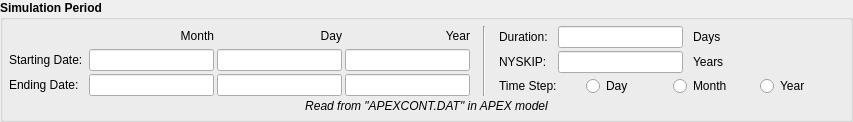
            <widget class="QGroupBox" name="groupBox_4">
             <property name="font">
              <font>
               <weight>75</weight>
               <bold>true</bold>
              </font>
             </property>
             <property name="title">
              <string>Simulation Period</string>
             </property>
             <layout class="QVBoxLayout" name="verticalLayout_38">
              <property name="spacing">
               <number>3</number>
              </property>
              <property name="leftMargin">
               <number>6</number>
              </property>
              <property name="topMargin">
               <number>6</number>
              </property>
              <property name="rightMargin">
               <number>6</number>
              </property>
              <property name="bottomMargin">
               <number>6</number>
              </property>
              <item>
               <layout class="QHBoxLayout" name="horizontalLayout_26">
                <property name="rightMargin">
                 <number>0</number>
                </property>
                <item>
                 <layout class="QGridLayout" name="gridLayout_2">
                  <property name="topMargin">
                   <number>0</number>
                  </property>
                  <property name="rightMargin">
                   <number>10</number>
                  </property>
                  <property name="verticalSpacing">
                   <number>3</number>
                  </property>
                  <item row="2" column="3">
                   <widget class="QLineEdit" name="lineEdit_end_y">
                    <property name="palette">
                     <palette>
                      <active>
                       <colorrole role="Base">
                        <brush brushstyle="SolidPattern">
                         <color alpha="255">
                          <red>240</red>
                          <green>240</green>
                          <blue>240</blue>
                         </color>
                        </brush>
                       </colorrole>
                      </active>
                      <inactive>
                       <colorrole role="Base">
                        <brush brushstyle="SolidPattern">
                         <color alpha="255">
                          <red>255</red>
                          <green>255</green>
                          <blue>255</blue>
                         </color>
                        </brush>
                       </colorrole>
                      </inactive>
                      <disabled>
                       <colorrole role="Base">
                        <brush brushstyle="SolidPattern">
                         <color alpha="255">
                          <red>240</red>
                          <green>240</green>
                          <blue>240</blue>
                         </color>
                        </brush>
                       </colorrole>
                      </disabled>
                     </palette>
                    </property>
                    <property name="alignment">
                     <set>Qt::AlignRight|Qt::AlignTrailing|Qt::AlignVCenter</set>
                    </property>
                    <property name="readOnly">
                     <bool>true</bool>
                    </property>
                   </widget>
                  </item>
                  <item row="1" column="1">
                   <widget class="QLineEdit" name="lineEdit_start_m">
                    <property name="palette">
                     <palette>
                      <active>
                       <colorrole role="Base">
                        <brush brushstyle="SolidPattern">
                         <color alpha="255">
                          <red>240</red>
                          <green>240</green>
                          <blue>240</blue>
                         </color>
                        </brush>
                       </colorrole>
                      </active>
                      <inactive>
                       <colorrole role="Base">
                        <brush brushstyle="SolidPattern">
                         <color alpha="255">
                          <red>255</red>
                          <green>255</green>
                          <blue>255</blue>
                         </color>
                        </brush>
                       </colorrole>
                      </inactive>
                      <disabled>
                       <colorrole role="Base">
                        <brush brushstyle="SolidPattern">
                         <color alpha="255">
                          <red>240</red>
                          <green>240</green>
                          <blue>240</blue>
                         </color>
                        </brush>
                       </colorrole>
                      </disabled>
                     </palette>
                    </property>
                    <property name="alignment">
                     <set>Qt::AlignRight|Qt::AlignTrailing|Qt::AlignVCenter</set>
                    </property>
                    <property name="readOnly">
                     <bool>true</bool>
                    </property>
                   </widget>
                  </item>
                  <item row="2" column="0">
                   <widget class="QLabel" name="label_33">
                    <property name="font">
                     <font>
                      <weight>50</weight>
                      <bold>false</bold>
                     </font>
                    </property>
                    <property name="text">
                     <string>Ending Date: </string>
                    </property>
                   </widget>
                  </item>
                  <item row="1" column="3">
                   <widget class="QLineEdit" name="lineEdit_start_y">
                    <property name="palette">
                     <palette>
                      <active>
                       <colorrole role="Base">
                        <brush brushstyle="SolidPattern">
                         <color alpha="255">
                          <red>240</red>
                          <green>240</green>
                          <blue>240</blue>
                         </color>
                        </brush>
                       </colorrole>
                      </active>
                      <inactive>
                       <colorrole role="Base">
                        <brush brushstyle="SolidPattern">
                         <color alpha="255">
                          <red>255</red>
                          <green>255</green>
                          <blue>255</blue>
                         </color>
                        </brush>
                       </colorrole>
                      </inactive>
                      <disabled>
                       <colorrole role="Base">
                        <brush brushstyle="SolidPattern">
                         <color alpha="255">
                          <red>240</red>
                          <green>240</green>
                          <blue>240</blue>
                         </color>
                        </brush>
                       </colorrole>
                      </disabled>
                     </palette>
                    </property>
                    <property name="alignment">
                     <set>Qt::AlignRight|Qt::AlignTrailing|Qt::AlignVCenter</set>
                    </property>
                    <property name="readOnly">
                     <bool>true</bool>
                    </property>
                   </widget>
                  </item>
                  <item row="1" column="0">
                   <widget class="QLabel" name="label_21">
                    <property name="font">
                     <font>
                      <weight>50</weight>
                      <bold>false</bold>
                     </font>
                    </property>
                    <property name="text">
                     <string>Starting Date: </string>
                    </property>
                   </widget>
                  </item>
                  <item row="1" column="2">
                   <widget class="QLineEdit" name="lineEdit_start_d">
                    <property name="palette">
                     <palette>
                      <active>
                       <colorrole role="Base">
                        <brush brushstyle="SolidPattern">
                         <color alpha="255">
                          <red>240</red>
                          <green>240</green>
                          <blue>240</blue>
                         </color>
                        </brush>
                       </colorrole>
                      </active>
                      <inactive>
                       <colorrole role="Base">
                        <brush brushstyle="SolidPattern">
                         <color alpha="255">
                          <red>255</red>
                          <green>255</green>
                          <blue>255</blue>
                         </color>
                        </brush>
                       </colorrole>
                      </inactive>
                      <disabled>
                       <colorrole role="Base">
                        <brush brushstyle="SolidPattern">
                         <color alpha="255">
                          <red>240</red>
                          <green>240</green>
                          <blue>240</blue>
                         </color>
                        </brush>
                       </colorrole>
                      </disabled>
                     </palette>
                    </property>
                    <property name="alignment">
                     <set>Qt::AlignRight|Qt::AlignTrailing|Qt::AlignVCenter</set>
                    </property>
                    <property name="readOnly">
                     <bool>true</bool>
                    </property>
                   </widget>
                  </item>
                  <item row="2" column="2">
                   <widget class="QLineEdit" name="lineEdit_end_d">
                    <property name="palette">
                     <palette>
                      <active>
                       <colorrole role="Base">
                        <brush brushstyle="SolidPattern">
                         <color alpha="255">
                          <red>240</red>
                          <green>240</green>
                          <blue>240</blue>
                         </color>
                        </brush>
                       </colorrole>
                      </active>
                      <inactive>
                       <colorrole role="Base">
                        <brush brushstyle="SolidPattern">
                         <color alpha="255">
                          <red>255</red>
                          <green>255</green>
                          <blue>255</blue>
                         </color>
                        </brush>
                       </colorrole>
                      </inactive>
                      <disabled>
                       <colorrole role="Base">
                        <brush brushstyle="SolidPattern">
                         <color alpha="255">
                          <red>240</red>
                          <green>240</green>
                          <blue>240</blue>
                         </color>
                        </brush>
                       </colorrole>
                      </disabled>
                     </palette>
                    </property>
                    <property name="alignment">
                     <set>Qt::AlignRight|Qt::AlignTrailing|Qt::AlignVCenter</set>
                    </property>
                    <property name="readOnly">
                     <bool>true</bool>
                    </property>
                   </widget>
                  </item>
                  <item row="2" column="1">
                   <widget class="QLineEdit" name="lineEdit_end_m">
                    <property name="palette">
                     <palette>
                      <active>
                       <colorrole role="Base">
                        <brush brushstyle="SolidPattern">
                         <color alpha="255">
                          <red>240</red>
                          <green>240</green>
                          <blue>240</blue>
                         </color>
                        </brush>
                       </colorrole>
                      </active>
                      <inactive>
                       <colorrole role="Base">
                        <brush brushstyle="SolidPattern">
                         <color alpha="255">
                          <red>255</red>
                          <green>255</green>
                          <blue>255</blue>
                         </color>
                        </brush>
                       </colorrole>
                      </inactive>
                      <disabled>
                       <colorrole role="Base">
                        <brush brushstyle="SolidPattern">
                         <color alpha="255">
                          <red>240</red>
                          <green>240</green>
                          <blue>240</blue>
                         </color>
                        </brush>
                       </colorrole>
                      </disabled>
                     </palette>
                    </property>
                    <property name="alignment">
                     <set>Qt::AlignRight|Qt::AlignTrailing|Qt::AlignVCenter</set>
                    </property>
                    <property name="readOnly">
                     <bool>true</bool>
                    </property>
                   </widget>
                  </item>
                  <item row="0" column="1">
                   <widget class="QLabel" name="label_35">
                    <property name="font">
                     <font>
                      <weight>50</weight>
                      <bold>false</bold>
                     </font>
                    </property>
                    <property name="text">
                     <string>&lt;html&gt;&lt;head/&gt;&lt;body&gt;&lt;p align=&quot;right&quot;&gt;Month&lt;/p&gt;&lt;/body&gt;&lt;/html&gt;</string>
                    </property>
                   </widget>
                  </item>
                  <item row="0" column="3">
                   <widget class="QLabel" name="label_34">
                    <property name="font">
                     <font>
                      <weight>50</weight>
                      <bold>false</bold>
                     </font>
                    </property>
                    <property name="text">
                     <string>&lt;html&gt;&lt;head/&gt;&lt;body&gt;&lt;p align=&quot;right&quot;&gt;Year&lt;/p&gt;&lt;/body&gt;&lt;/html&gt;</string>
                    </property>
                   </widget>
                  </item>
                  <item row="0" column="2">
                   <widget class="QLabel" name="label_36">
                    <property name="font">
                     <font>
                      <weight>50</weight>
                      <bold>false</bold>
                     </font>
                    </property>
                    <property name="text">
                     <string>&lt;html&gt;&lt;head/&gt;&lt;body&gt;&lt;p align=&quot;right&quot;&gt;Day&lt;/p&gt;&lt;/body&gt;&lt;/html&gt;</string>
                    </property>
                   </widget>
                  </item>
                 </layout>
                </item>
                <item>
                 <widget class="Line" name="line_10">
                  <property name="orientation">
                   <enum>Qt::Vertical</enum>
                  </property>
                 </widget>
                </item>
                <item>
                 <layout class="QVBoxLayout" name="verticalLayout_24">
                  <property name="spacing">
                   <number>3</number>
                  </property>
                  <property name="leftMargin">
                   <number>10</number>
                  </property>
                  <property name="topMargin">
                   <number>0</number>
                  </property>
                  <property name="rightMargin">
                   <number>0</number>
                  </property>
                  <property name="bottomMargin">
                   <number>0</number>
                  </property>
                  <item>
                   <layout class="QHBoxLayout" name="horizontalLayout_29">
                    <property name="topMargin">
                     <number>0</number>
                    </property>
                    <item>
                     <layout class="QGridLayout" name="gridLayout_4">
                      <property name="horizontalSpacing">
                       <number>10</number>
                      </property>
                      <property name="verticalSpacing">
                       <number>3</number>
                      </property>
                      <item row="1" column="2">
                       <widget class="QLabel" name="label_41">
                        <property name="font">
                         <font>
                          <weight>50</weight>
                          <bold>false</bold>
                         </font>
                        </property>
                        <property name="text">
                         <string>Years</string>
                        </property>
                        <property name="alignment">
                         <set>Qt::AlignLeading|Qt::AlignLeft|Qt::AlignVCenter</set>
                        </property>
                       </widget>
                      </item>
                      <item row="0" column="1">
                       <widget class="QLineEdit" name="lineEdit_duration">
                        <property name="minimumSize">
                         <size>
                          <width>0</width>
                          <height>0</height>
                         </size>
                        </property>
                        <property name="maximumSize">
                         <size>
                          <width>16777215</width>
                          <height>16777215</height>
                         </size>
                        </property>
                        <property name="palette">
                         <palette>
                          <active>
                           <colorrole role="Base">
                            <brush brushstyle="SolidPattern">
                             <color alpha="255">
                              <red>240</red>
                              <green>240</green>
                              <blue>240</blue>
                             </color>
                            </brush>
                           </colorrole>
                          </active>
                          <inactive>
                           <colorrole role="Base">
                            <brush brushstyle="SolidPattern">
                             <color alpha="255">
                              <red>255</red>
                              <green>255</green>
                              <blue>255</blue>
                             </color>
                            </brush>
                           </colorrole>
                          </inactive>
                          <disabled>
                           <colorrole role="Base">
                            <brush brushstyle="SolidPattern">
                             <color alpha="255">
                              <red>240</red>
                              <green>240</green>
                              <blue>240</blue>
                             </color>
                            </brush>
                           </colorrole>
                          </disabled>
                         </palette>
                        </property>
                        <property name="alignment">
                         <set>Qt::AlignRight|Qt::AlignTrailing|Qt::AlignVCenter</set>
                        </property>
                        <property name="readOnly">
                         <bool>true</bool>
                        </property>
                       </widget>
                      </item>
                      <item row="0" column="0">
                       <widget class="QLabel" name="label_39">
                        <property name="font">
                         <font>
                          <weight>50</weight>
                          <bold>false</bold>
                         </font>
                        </property>
                        <property name="text">
                         <string>Duration:</string>
                        </property>
                        <property name="alignment">
                         <set>Qt::AlignLeading|Qt::AlignLeft|Qt::AlignVCenter</set>
                        </property>
                       </widget>
                      </item>
                      <item row="1" column="1">
                       <widget class="QLineEdit" name="lineEdit_nyskip">
                        <property name="minimumSize">
                         <size>
                          <width>0</width>
                          <height>0</height>
                         </size>
                        </property>
                        <property name="palette">
                         <palette>
                          <active>
                           <colorrole role="Base">
                            <brush brushstyle="SolidPattern">
                             <color alpha="255">
                              <red>240</red>
                              <green>240</green>
                              <blue>240</blue>
                             </color>
                            </brush>
                           </colorrole>
                          </active>
                          <inactive>
                           <colorrole role="Base">
                            <brush brushstyle="SolidPattern">
                             <color alpha="255">
                              <red>255</red>
                              <green>255</green>
                              <blue>255</blue>
                             </color>
                            </brush>
                           </colorrole>
                          </inactive>
                          <disabled>
                           <colorrole role="Base">
                            <brush brushstyle="SolidPattern">
                             <color alpha="255">
                              <red>240</red>
                              <green>240</green>
                              <blue>240</blue>
                             </color>
                            </brush>
                           </colorrole>
                          </disabled>
                         </palette>
                        </property>
                        <property name="alignment">
                         <set>Qt::AlignRight|Qt::AlignTrailing|Qt::AlignVCenter</set>
                        </property>
                        <property name="readOnly">
                         <bool>true</bool>
                        </property>
                       </widget>
                      </item>
                      <item row="0" column="2">
                       <widget class="QLabel" name="label_40">
                        <property name="font">
                         <font>
                          <weight>50</weight>
                          <bold>false</bold>
                         </font>
                        </property>
                        <property name="text">
                         <string>Days</string>
                        </property>
                        <property name="alignment">
                         <set>Qt::AlignLeading|Qt::AlignLeft|Qt::AlignVCenter</set>
                        </property>
                       </widget>
                      </item>
                      <item row="1" column="0">
                       <widget class="QLabel" name="label_38">
                        <property name="font">
                         <font>
                          <weight>50</weight>
                          <bold>false</bold>
                         </font>
                        </property>
                        <property name="text">
                         <string>NYSKIP:</string>
                        </property>
                        <property name="alignment">
                         <set>Qt::AlignLeading|Qt::AlignLeft|Qt::AlignVCenter</set>
                        </property>
                       </widget>
                      </item>
                     </layout>
                    </item>
                    <item>
                     <spacer name="horizontalSpacer_15">
                      <property name="orientation">
                       <enum>Qt::Horizontal</enum>
                      </property>
                      <property name="sizeHint" stdset="0">
                       <size>
                        <width>120</width>
                        <height>20</height>
                       </size>
                      </property>
                     </spacer>
                    </item>
                   </layout>
                  </item>
                  <item>
                   <layout class="QHBoxLayout" name="horizontalLayout_27">
                    <property name="spacing">
                     <number>3</number>
                    </property>
                    <property name="topMargin">
                     <number>0</number>
                    </property>
                    <item>
                     <widget class="QLabel" name="label_49">
                      <property name="font">
                       <font>
                        <weight>50</weight>
                        <bold>false</bold>
                       </font>
                      </property>
                      <property name="text">
                       <string>Time Step:</string>
                      </property>
                     </widget>
                    </item>
                    <item>
                     <widget class="QRadioButton" name="radioButton_day">
                      <property name="font">
                       <font>
                        <weight>50</weight>
                        <bold>false</bold>
                       </font>
                      </property>
                      <property name="text">
                       <string>Day</string>
                      </property>
                      <property name="iconSize">
                       <size>
                        <width>5</width>
                        <height>5</height>
                       </size>
                      </property>
                      <property name="checkable">
                       <bool>true</bool>
                      </property>
                     </widget>
                    </item>
                    <item>
                     <widget class="QRadioButton" name="radioButton_month">
                      <property name="font">
                       <font>
                        <weight>50</weight>
                        <bold>false</bold>
                       </font>
                      </property>
                      <property name="text">
                       <string>Month</string>
                      </property>
                      <property name="iconSize">
                       <size>
                        <width>10</width>
                        <height>10</height>
                       </size>
                      </property>
                      <property name="checkable">
                       <bool>true</bool>
                      </property>
                     </widget>
                    </item>
                    <item>
                     <widget class="QRadioButton" name="radioButton_year">
                      <property name="font">
                       <font>
                        <weight>50</weight>
                        <bold>false</bold>
                       </font>
                      </property>
                      <property name="text">
                       <string>Year</string>
                      </property>
                      <property name="iconSize">
                       <size>
                        <width>10</width>
                        <height>10</height>
                       </size>
                      </property>
                      <property name="checkable">
                       <bool>true</bool>
                      </property>
                     </widget>
                    </item>
                   </layout>
                  </item>
                 </layout>
                </item>
               </layout>
              </item>
              <item>
               <layout class="QVBoxLayout" name="verticalLayout_21">
                <property name="leftMargin">
                 <number>0</number>
                </property>
                <item>
                 <widget class="QLabel" name="label_37">
                  <property name="sizePolicy">
                   <sizepolicy hsizetype="Preferred" vsizetype="Minimum">
                    <horstretch>0</horstretch>
                    <verstretch>0</verstretch>
                   </sizepolicy>
                  </property>
                  <property name="font">
                   <font>
                    <weight>50</weight>
                    <italic>true</italic>
                    <bold>false</bold>
                   </font>
                  </property>
                  <property name="text">
                   <string>Read from &quot;APEXCONT.DAT&quot; in APEX model</string>
                  </property>
                  <property name="alignment">
                   <set>Qt::AlignCenter</set>
                  </property>
                 </widget>
                </item>
               </layout>
              </item>
             </layout>
            </widget>
